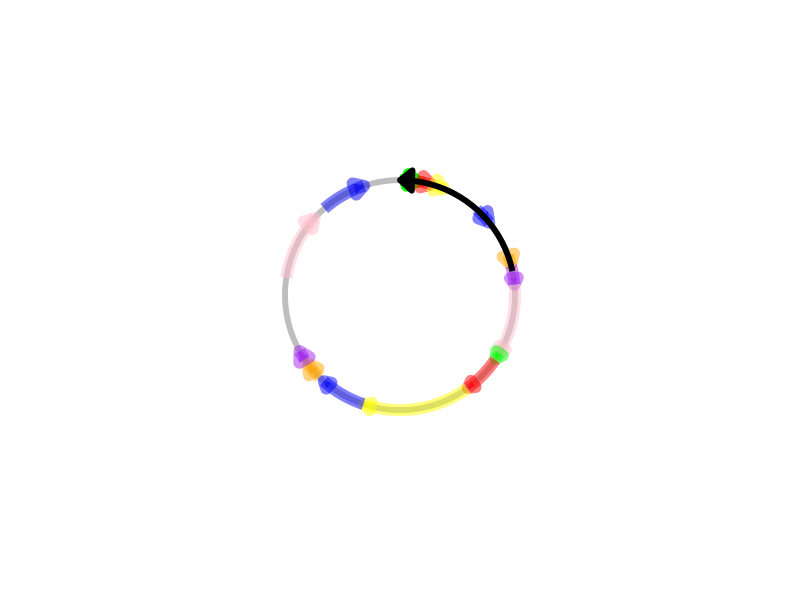
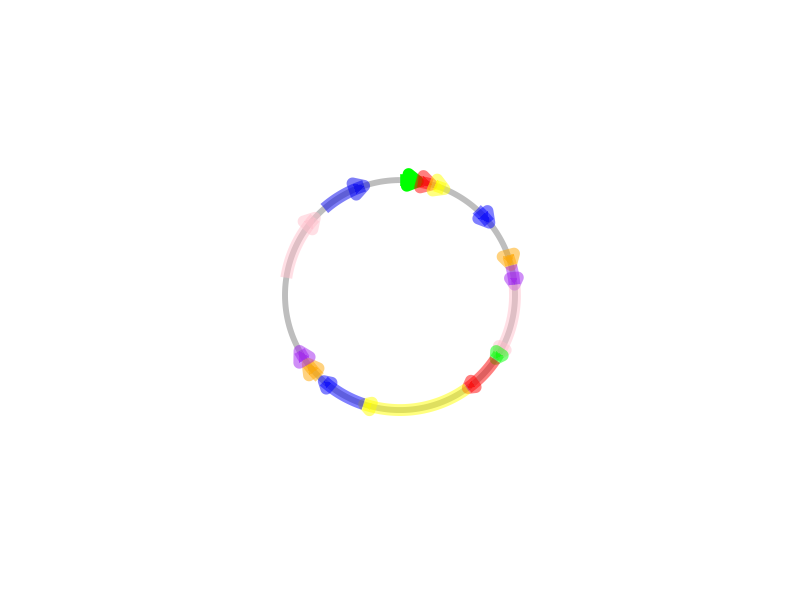

These charts were generated, in order, by the following R code:
library(ggplot2)

df<-data.frame(x=1:9232,y=1)
p<-ggplot(df,aes(x=x,y=y))+ geom_path(color = "grey", size = 2) + theme_bw() +
        theme(panel.grid = element_blank(), panel.border = element_blank()) +
        scale_x_discrete(breaks=NULL)+scale_y_discrete(breaks=NULL)+xlab(NULL)+ylab(NULL)

df1<-data.frame(x=3:229,y=1)
df2<-data.frame(x=230:410,y=1)
df3<-data.frame(x=457:582,y=1)
df4<-data.frame(x=1075:1308,y=1)
df5<-data.frame(x=1803:1920,y=1)
df6<-data.frame(x=1927:2175,y=1)
df7<-data.frame(x=2176:3097,y=1)
df8<-data.frame(x=3098:3173,y=1)
df9<-data.frame(x=3186:3690,y=1)
df10<-data.frame(x=3703:5082,y=1)
df11<-data.frame(x=5093:5681,y=1)
df12<-data.frame(x=5753:5986,y=1)
df13<-data.frame(x=6058:6179,y=1)
df14<-data.frame(x=7147:8007,y=1)
df15<-data.frame(x=8178:8766,y=1)

p<-p+geom_line(data=df1,aes(x=x,y=y),color="green",size=4,arrow=arrow(length = unit(0.30, "cm"),ends = "last",type = "closed"))+
  geom_line(data=df2,aes(x=x,y=y),color="red",alpha=.5,size=4,arrow=arrow(length = unit(0.30, "cm"),ends = "last",type = "closed"))+
  geom_line(data=df3,aes(x=x,y=y),color="yellow",alpha=.5,size=4,arrow=arrow(length = unit(0.30, "cm"),ends = "last",type = "closed"))+
  geom_line(data=df4,aes(x=x,y=y),color="blue",alpha=.5,size=4,arrow=arrow(length = unit(0.30, "cm"),ends = "last",type = "closed"))+
  geom_line(data=df5,aes(x=x,y=y),color="orange",alpha=.5,size=4,arrow=arrow(length = unit(0.30, "cm"),ends = "last",type = "closed"))+
  geom_line(data=df6,aes(x=x,y=y),color="purple",alpha=.5,size=4,arrow=arrow(length = unit(0.20, "cm"),ends = "last",type = "closed"))+
  geom_line(data=df7,aes(x=x,y=y),color="pink",alpha=.5,size=4,arrow=arrow(length = unit(0.20, "cm"),ends = "last",type = "closed"))+
  geom_line(data=df8,aes(x=x,y=y),color="green",alpha=.5,size=4,arrow=arrow(length = unit(0.20, "cm"),ends = "last",type = "closed"))+
  geom_line(data=df9,aes(x=x,y=y),color="red",alpha=.5,size=4,arrow=arrow(length = unit(0.20, "cm"),ends = "last",type = "closed"))+
  geom_line(data=df10,aes(x=x,y=y),color="yellow",alpha=.5,size=4,arrow=arrow(length = unit(0.20, "cm"),ends = "last",type = "closed"))+
  geom_line(data=df11,aes(x=x,y=y),color="blue",alpha=.5,size=4,arrow=arrow(length = unit(0.20, "cm"),ends = "last",type = "closed"))+
  geom_line(data=df12,aes(x=x,y=y),color="orange",alpha=.5,size=4,arrow=arrow(length = unit(0.30, "cm"),ends = "last",type = "closed"))+
  geom_line(data=df13,aes(x=x,y=y),color="purple",alpha=.5,size=4,arrow=arrow(length = unit(0.30, "cm"),ends = "last",type = "closed"))+
  geom_line(data=df14,aes(x=x,y=y),color="pink",alpha=.5,size=4,arrow=arrow(length = unit(0.30, "cm"),ends = "last",type = "closed"))+
  geom_line(data=df15,aes(x=x,y=y),color="blue2",alpha=.5,size=4,arrow=arrow(length = unit(0.30, "cm"),ends = "last",type = "closed"))+
coord_polar(theta = "x")

png("C://Users//41518//Desktop//111.png",width = 480*3,height = 480*3,res = 3)
print(p)
dev.off()


p+annotate("segment",x=1,xend = 2000,y=1,yend=1,arrow=arrow(angle=40,length = unit(0.4, "cm"),ends = "first",type = "closed"),size=2,color="black")

# p+geom_line(data=df1,aes(x=x,y=y),color="black",alpha=.5,size=5)+geom_segment(x=3,xend = 2000,yend=1,arrow=arrow(length = unit(0.80, "cm"),ends = "last",type = "closed"),color="black")


